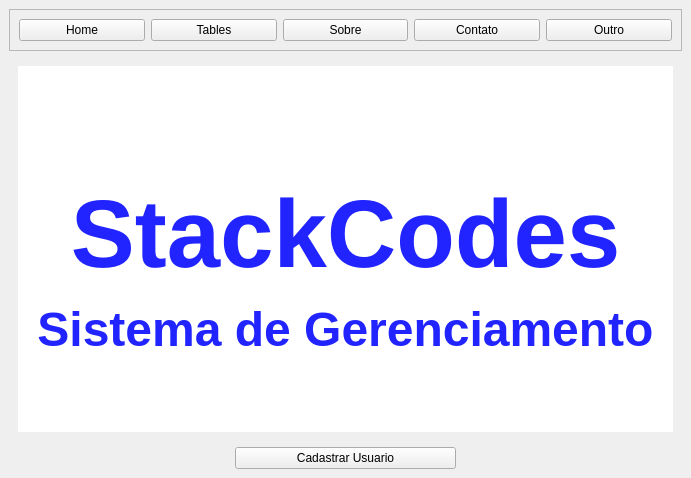
<?xml version="1.0" encoding="UTF-8"?>
<ui version="4.0">
 <class>MainWindow</class>
 <widget class="QMainWindow" name="MainWindow">
  <property name="geometry">
   <rect>
    <x>0</x>
    <y>0</y>
    <width>691</width>
    <height>478</height>
   </rect>
  </property>
  <property name="windowTitle">
   <string>MainWindow</string>
  </property>
  <widget class="QWidget" name="centralwidget">
   <layout class="QVBoxLayout" name="verticalLayout">
    <item>
     <widget class="QFrame" name="frame">
      <property name="frameShape">
       <enum>QFrame::StyledPanel</enum>
      </property>
      <property name="frameShadow">
       <enum>QFrame::Raised</enum>
      </property>
      <layout class="QHBoxLayout" name="horizontalLayout">
       <item>
        <widget class="QPushButton" name="btn_home">
         <property name="text">
          <string>Home</string>
         </property>
        </widget>
       </item>
       <item>
        <widget class="QPushButton" name="btn_tables">
         <property name="text">
          <string>Tables</string>
         </property>
        </widget>
       </item>
       <item>
        <widget class="QPushButton" name="btn_sobre">
         <property name="text">
          <string>Sobre</string>
         </property>
        </widget>
       </item>
       <item>
        <widget class="QPushButton" name="btn_contato">
         <property name="text">
          <string>Contato</string>
         </property>
        </widget>
       </item>
       <item>
        <widget class="QPushButton" name="btn_outro">
         <property name="text">
          <string>Outro</string>
         </property>
        </widget>
       </item>
      </layout>
     </widget>
    </item>
    <item>
     <widget class="QStackedWidget" name="page">
      <property name="currentIndex">
       <number>2</number>
      </property>
      <widget class="QWidget" name="pg_table">
       <layout class="QVBoxLayout" name="verticalLayout_7">
        <item>
         <widget class="QTabWidget" name="tabWidget">
          <property name="currentIndex">
           <number>0</number>
          </property>
          <widget class="QWidget" name="tables">
           <attribute name="title">
            <string>TreeWidget</string>
           </attribute>
           <layout class="QVBoxLayout" name="verticalLayout_6">
            <item>
             <layout class="QHBoxLayout" name="horizontalLayout_3">
              <item>
               <widget class="QLineEdit" name="txt_file"/>
              </item>
              <item>
               <widget class="QPushButton" name="btn_abrir">
                <property name="text">
                 <string>Abrir</string>
                </property>
               </widget>
              </item>
             </layout>
            </item>
            <item>
             <layout class="QHBoxLayout" name="horizontalLayout_4">
              <item>
               <layout class="QVBoxLayout" name="verticalLayout_5">
                <item>
                 <layout class="QVBoxLayout" name="verticalLayout_2">
                  <item>
                   <widget class="QLabel" name="label_2">
                    <property name="text">
                     <string>Estoque</string>
                    </property>
                   </widget>
                  </item>
                  <item>
                   <widget class="QTreeWidget" name="tw_estoque">
                    <column>
                     <property name="text">
                      <string>Nfe</string>
                     </property>
                    </column>
                    <column>
                     <property name="text">
                      <string>Serie</string>
                     </property>
                    </column>
                    <column>
                     <property name="text">
                      <string>Cliente</string>
                     </property>
                    </column>
                    <column>
                     <property name="text">
                      <string>UF</string>
                     </property>
                    </column>
                    <column>
                     <property name="text">
                      <string>Municipio</string>
                     </property>
                    </column>
                    <column>
                     <property name="text">
                      <string>Cod Item</string>
                     </property>
                    </column>
                    <column>
                     <property name="text">
                      <string>Quantidade</string>
                     </property>
                    </column>
                    <column>
                     <property name="text">
                      <string>Descrição</string>
                     </property>
                    </column>
                    <column>
                     <property name="text">
                      <string>UN</string>
                     </property>
                    </column>
                    <column>
                     <property name="text">
                      <string>Especie</string>
                     </property>
                    </column>
                    <column>
                     <property name="text">
                      <string>Valor Nfe</string>
                     </property>
                    </column>
                    <column>
                     <property name="text">
                      <string>Data Importação</string>
                     </property>
                    </column>
                    <column>
                     <property name="text">
                      <string>Usuario</string>
                     </property>
                    </column>
                   </widget>
                  </item>
                 </layout>
                </item>
                <item>
                 <layout class="QVBoxLayout" name="verticalLayout_4">
                  <item>
                   <widget class="QLabel" name="label_3">
                    <property name="text">
                     <string>Saida</string>
                    </property>
                   </widget>
                  </item>
                  <item>
                   <widget class="QTreeWidget" name="tw_saida">
                    <column>
                     <property name="text">
                      <string>Nfe</string>
                     </property>
                    </column>
                    <column>
                     <property name="text">
                      <string>Serie</string>
                     </property>
                    </column>
                    <column>
                     <property name="text">
                      <string>Data Importação</string>
                     </property>
                    </column>
                    <column>
                     <property name="text">
                      <string>Data Saida</string>
                     </property>
                    </column>
                    <column>
                     <property name="text">
                      <string>Usuario</string>
                     </property>
                    </column>
                   </widget>
                  </item>
                 </layout>
                </item>
               </layout>
              </item>
              <item>
               <widget class="QFrame" name="frame_2">
                <property name="frameShape">
                 <enum>QFrame::StyledPanel</enum>
                </property>
                <property name="frameShadow">
                 <enum>QFrame::Raised</enum>
                </property>
                <layout class="QVBoxLayout" name="verticalLayout_3">
                 <item>
                  <widget class="QPushButton" name="btn_importar">
                   <property name="text">
                    <string>Importar</string>
                   </property>
                  </widget>
                 </item>
                 <item>
                  <widget class="QPushButton" name="btn_gerarSaida">
                   <property name="text">
                    <string>Gerar Saida</string>
                   </property>
                  </widget>
                 </item>
                 <item>
                  <widget class="QPushButton" name="btn_estorno">
                   <property name="text">
                    <string>Estorno</string>
                   </property>
                  </widget>
                 </item>
                 <item>
                  <spacer name="verticalSpacer_2">
                   <property name="orientation">
                    <enum>Qt::Vertical</enum>
                   </property>
                   <property name="sizeHint" stdset="0">
                    <size>
                     <width>20</width>
                     <height>40</height>
                    </size>
                   </property>
                  </spacer>
                 </item>
                </layout>
               </widget>
              </item>
             </layout>
            </item>
            <item>
             <spacer name="verticalSpacer">
              <property name="orientation">
               <enum>Qt::Vertical</enum>
              </property>
              <property name="sizeHint" stdset="0">
               <size>
                <width>20</width>
                <height>40</height>
               </size>
              </property>
             </spacer>
            </item>
           </layout>
          </widget>
          <widget class="QWidget" name="tab_2">
           <attribute name="title">
            <string>Tab 2</string>
           </attribute>
          </widget>
         </widget>
        </item>
       </layout>
      </widget>
      <widget class="QWidget" name="pg_cadastro">
       <layout class="QVBoxLayout" name="verticalLayout_8">
        <item>
         <widget class="QLabel" name="label_12">
          <property name="text">
           <string>&lt;html&gt;&lt;head/&gt;&lt;body&gt;&lt;p align=&quot;center&quot;&gt;&lt;span style=&quot; font-size:16pt; font-weight:600;&quot;&gt;Tela de Cadastro&lt;/span&gt;&lt;/p&gt;&lt;/body&gt;&lt;/html&gt;</string>
          </property>
          <property name="alignment">
           <set>Qt::AlignCenter</set>
          </property>
         </widget>
        </item>
        <item>
         <widget class="QLabel" name="label_6">
          <property name="text">
           <string>&lt;html&gt;&lt;head/&gt;&lt;body&gt;&lt;p&gt;&lt;span style=&quot; font-size:10pt;&quot;&gt;Cadastrar Usuario&lt;/span&gt;&lt;/p&gt;&lt;/body&gt;&lt;/html&gt;</string>
          </property>
          <property name="alignment">
           <set>Qt::AlignCenter</set>
          </property>
         </widget>
        </item>
        <item>
         <layout class="QHBoxLayout" name="horizontalLayout_10">
          <item>
           <widget class="QLabel" name="label_7">
            <property name="text">
             <string>Nome:</string>
            </property>
           </widget>
          </item>
          <item>
           <widget class="QLineEdit" name="txt_cadNome"/>
          </item>
         </layout>
        </item>
        <item>
         <layout class="QHBoxLayout" name="horizontalLayout_9">
          <item>
           <widget class="QLabel" name="label_8">
            <property name="text">
             <string>Usuario:</string>
            </property>
           </widget>
          </item>
          <item>
           <widget class="QLineEdit" name="txt_cadUsuario">
            <property name="text">
             <string/>
            </property>
           </widget>
          </item>
         </layout>
        </item>
        <item>
         <layout class="QHBoxLayout" name="horizontalLayout_8">
          <item>
           <widget class="QLabel" name="label_9">
            <property name="text">
             <string>Senha:</string>
            </property>
           </widget>
          </item>
          <item>
           <widget class="QLineEdit" name="txt_cadSenha"/>
          </item>
         </layout>
        </item>
        <item>
         <layout class="QHBoxLayout" name="horizontalLayout_7">
          <item>
           <widget class="QLabel" name="label_10">
            <property name="text">
             <string>Senha:</string>
            </property>
           </widget>
          </item>
          <item>
           <widget class="QLineEdit" name="txt_cadSenha2"/>
          </item>
         </layout>
        </item>
        <item>
         <layout class="QHBoxLayout" name="horizontalLayout_6">
          <item>
           <widget class="QLabel" name="label_11">
            <property name="text">
             <string>Perfil:</string>
            </property>
           </widget>
          </item>
          <item>
           <widget class="QComboBox" name="cb_perfil">
            <item>
             <property name="text">
              <string>Usuario</string>
             </property>
            </item>
            <item>
             <property name="text">
              <string>Administrador</string>
             </property>
            </item>
           </widget>
          </item>
         </layout>
        </item>
        <item>
         <layout class="QHBoxLayout" name="horizontalLayout_11">
          <item>
           <widget class="QLabel" name="label_13">
            <property name="text">
             <string/>
            </property>
           </widget>
          </item>
          <item>
           <widget class="QPushButton" name="btn_cadUsuario">
            <property name="text">
             <string>Cadastrar</string>
            </property>
           </widget>
          </item>
          <item>
           <widget class="QLabel" name="label_14">
            <property name="text">
             <string/>
            </property>
           </widget>
          </item>
         </layout>
        </item>
       </layout>
      </widget>
      <widget class="QWidget" name="pg_home">
       <layout class="QHBoxLayout" name="horizontalLayout_2">
        <item>
         <widget class="QLabel" name="label">
          <property name="styleSheet">
           <string notr="true">background-color: rgb(255, 255, 255);</string>
          </property>
          <property name="text">
           <string>&lt;html&gt;&lt;head/&gt;&lt;body&gt;&lt;p align=&quot;center&quot;&gt;&lt;span style=&quot; font-weight:600; color:#2124ff;&quot;&gt;&lt;br/&gt;&lt;/span&gt;&lt;/p&gt;&lt;p align=&quot;center&quot;&gt;&lt;span style=&quot; font-size:72pt; font-weight:600; color:#2124ff;&quot;&gt;StackCodes&lt;/span&gt;&lt;/p&gt;&lt;p align=&quot;center&quot;&gt;&lt;span style=&quot; font-size:36pt; font-weight:600; color:#2124ff;&quot;&gt;Sistema de Gerenciamento&lt;/span&gt;&lt;/p&gt;&lt;/body&gt;&lt;/html&gt;</string>
          </property>
         </widget>
        </item>
       </layout>
      </widget>
     </widget>
    </item>
    <item>
     <layout class="QHBoxLayout" name="horizontalLayout_5">
      <item>
       <widget class="QLabel" name="label_4">
        <property name="text">
         <string/>
        </property>
       </widget>
      </item>
      <item>
       <widget class="QPushButton" name="btn_pg_cadastro">
        <property name="text">
         <string>Cadastrar Usuario</string>
        </property>
       </widget>
      </item>
      <item>
       <widget class="QLabel" name="label_5">
        <property name="text">
         <string/>
        </property>
       </widget>
      </item>
     </layout>
    </item>
   </layout>
  </widget>
 </widget>
 <resources/>
 <connections/>
</ui>
